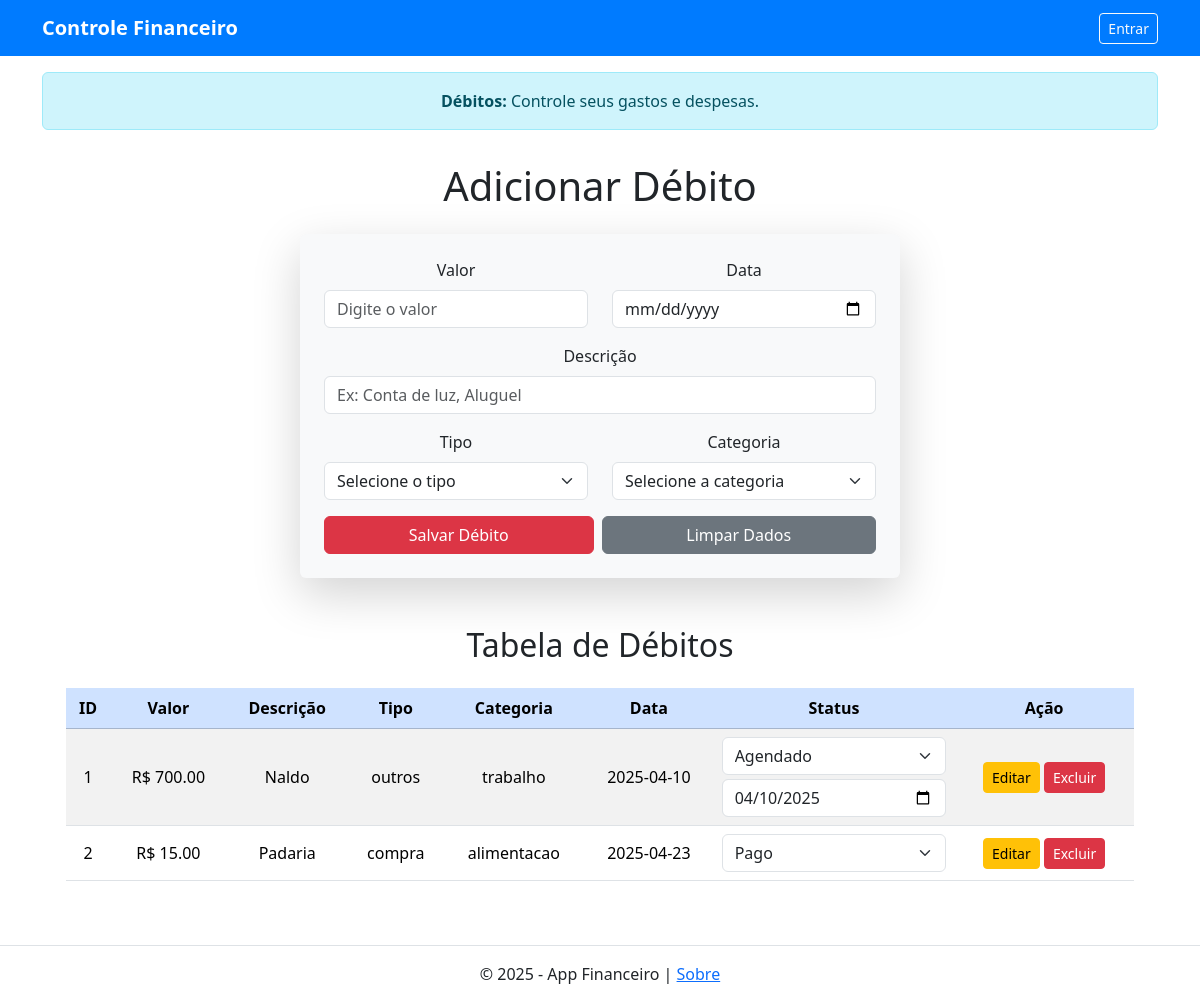
Before: /debito with the older database file.
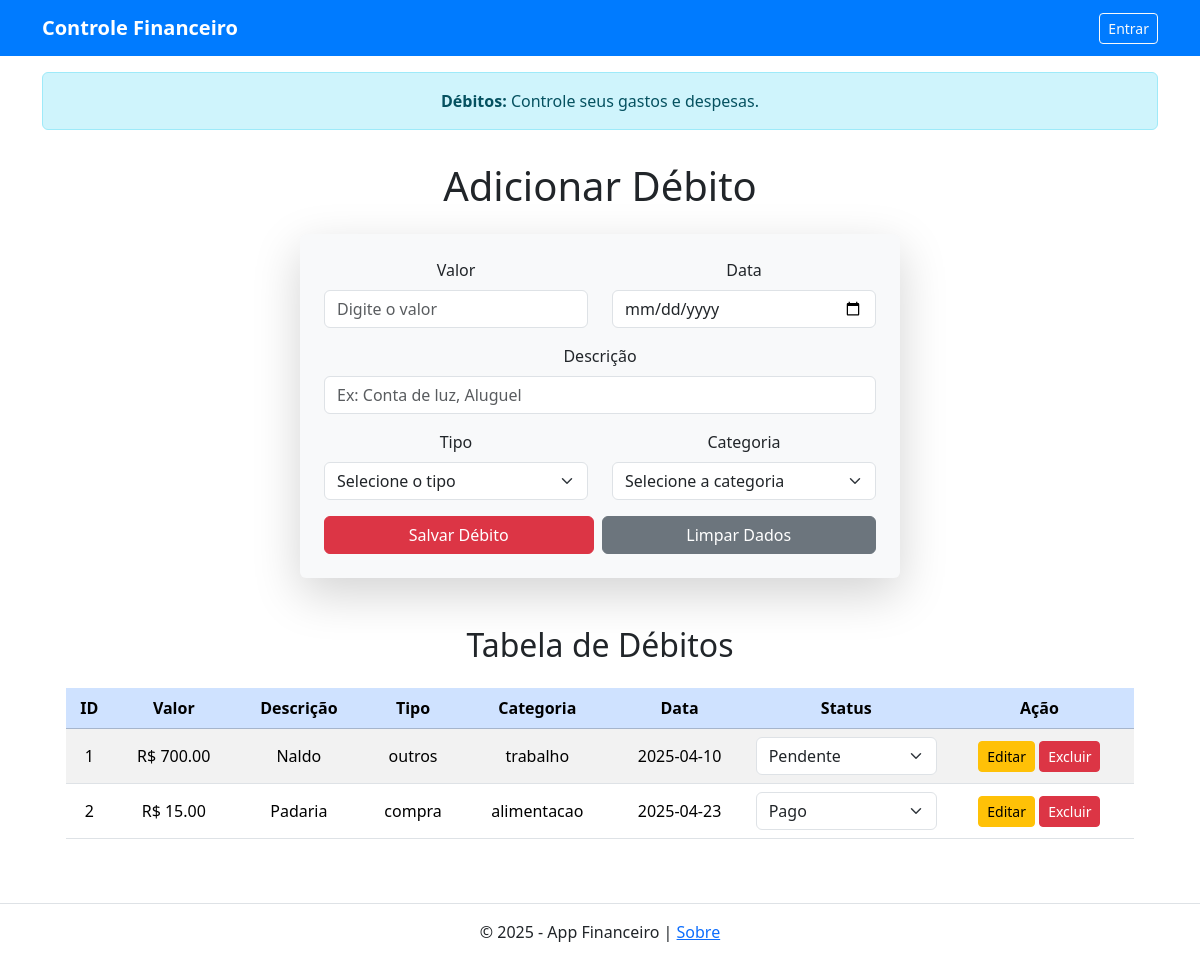
After: the same page with the newer database file.
### tables this page shows
CREATE TABLE debitos (
            id INTEGER PRIMARY KEY AUTOINCREMENT,
            valor REAL NOT NULL,
            descricao TEXT NOT NULL,
            tipo TEXT NOT NULL,
            categoria TEXT NOT NULL,
            data TEXT NOT NULL,
            status TEXT NOT NULL DEFAULT 'pendente',
            data_agendada TEXT
        );

### app.py (the view, shortened to what this page needs)
@app.route("/debito", methods=["GET", "POST"])
def debito():
    debitos = executar_consulta("SELECT * FROM debitos", fetchall=True)
    return render_template("debito.html", debitos=debitos)

### utils.py (called while the page is built)
def executar_consulta(query, parametros=(), fetchone=False, fetchall=False, commit=False):
    conexao = sqlite3.connect('financeiro.db')
    cursor = conexao.cursor()
    cursor.execute(query, parametros)
    resultado = None
    if fetchone:
        resultado = cursor.fetchone()
    elif fetchall:
        resultado = cursor.fetchall()
    if commit:
        conexao.commit()
    conexao.close()
    return resultado

### templates/debito.html (shortened to what this page needs)
{% extends 'base.html' %}
{% block alert %}
    <div class="container mt-3">
        <div class="alert alert-info text-center" role="alert">
            <strong>Débitos:</strong> Controle seus gastos e despesas.
        </div>
    </div>
{% endblock %}
{% block content %}
    <div class="container mt-3">
        <h1 class="mb-4 text-center">Adicionar Débito</h1>
        <form method="POST" class="p-4 rounded shadow-lg bg-light mx-auto" id="debitoForm">
            <div class="row">
                <div class="col-md-6 mb-3">
                    <label for="valor" class="form-label">Valor</label>
                    <input type="number" class="form-control" id="valor" name="valor" placeholder="Digite o valor" required>
                </div>
                <div class="col-md-6 mb-3">
                    <label for="data" class="form-label">Data</label>
                    <input type="date" class="form-control" id="data" name="data" required>
                </div>
            </div>
            <div class="mb-3">
                <label for="descricao" class="form-label">Descrição</label>
                <input type="text" class="form-control" id="descricao" name="descricao" placeholder="Ex: Conta de luz, Aluguel" required>
            </div>
            <div class="row">
                <div class="col-md-6 mb-3">
                    <label for="tipo" class="form-label">Tipo</label>
                    <select class="form-select" id="tipo" name="tipo" required>
                        <option value="" selected disabled>Selecione o tipo</option>
                    </select>
                </div>
                <div class="col-md-6 mb-3">
                    <label for="categoria" class="form-label">Categoria</label>
                    <select class="form-select" id="categoria" name="categoria" required>
                        <option value="" selected disabled>Selecione a categoria</option>
                    </select>
                </div>
            </div>
            <div class="d-flex gap-2">
                <button type="submit" class="btn btn-danger flex-grow-1">Salvar Débito</button>
                <button type="reset" class="btn btn-secondary flex-grow-1">Limpar Dados</button>
            </div>
        </form>
        <div class="container mt-5">
            <h2 class="text-center mb-4">Tabela de Débitos</h2>
            <table class="table table-striped tabel-bordered text-center align-middle">
                <thead class="table-primary">
                <tr>
                    <th>ID</th>
                    <th>Valor</th>
                    <th>Descrição</th>
                    <th>Tipo</th>
                    <th>Categoria</th>
                    <th>Data</th>
                    <th>Status</th>
                    <th>Ação</th>
                </tr>
                </thead>
                <tbody>
                    {% for debito in debitos %}
                    <tr>
                        <td>{{ debito[0] }}</td>
                        <td>R$ {{ "%.2f"|format(debito[1]) }}</td>
                        <td>{{ debito[2] }}</td>
                        <td>{{ debito[3] }}</td>
                        <td>{{ debito[4] }}</td>
                        <td>{{ debito[5] }}</td>
                        <td>
                            <form method="POST" action="{{ url_for('atualizar_status_debito', id=debito[0]) }}">
                                <select name="status" class="form-select" onchange="this.form.submit()">
                                    <option value="Pendente" {% if debito[6] == 'Pendente' %}selected{% endif %}>Pendente</option>
                                    <option value="Pago" {% if debito[6] == 'Pago' %}selected{% endif %}>Pago</option>
                                    <option value="Agendado" {% if debito[6] == 'Agendado' %}selected{% endif %}>Agendado</option>
                                </select>
                                {% if debito[6] == 'Agendado' %}
                                <input type="date" id="dataAgendada{{ id }}" name="data_agendada" class="form-control mt-1" value="{{ debito[7] }}" onchange="this.form.submit()">
                                {% endif %}
                            </form>
                        </td>
                        <td>
                            <a href="{{ url_for('editar_debito', id=debito[0]) }}" class="btn btn-warning btn-sm">Editar</a>
                            <button class="btn btn-danger btn-sm" data-bs-toggle="modal" data-bs-target="#confirmarExclusao{{ debito[0] }}">
                                Excluir
                            </button>
                        </td>
                    </tr>
                    {% endfor %}
                </tbody>
            </table>
        </div>
    </div>
{% endblock %}

### templates/base.html (shortened to what this page needs)
<!DOCTYPE html>
<html lang="pt-br">
<head>
    <link href="https://cdn.jsdelivr.net/npm/bootstrap@5.3.3/dist/css/bootstrap.min.css"
          rel="stylesheet"
>
    <link href="https://cdn.jsdelivr.net/npm/bootstrap-icons@1.10.5/font/bootstrap-icons.css" rel="stylesheet">
    <link rel="stylesheet" href="{{ url_for('static', filename='css/style.css') }}">
</head>
<body class="d-flex flex-column min-vh-100">
    {% include 'includes/navbar.html' %}
    {% block alert %}{% endblock %}
    <main class="container flex-grow-1">
        <div class="text-center">
            {% block content %}{% endblock %}
        </div>
    </main>
    {% include 'includes/footer.html' %}
</body>
</html>

### templates/includes/navbar.html (shortened to what this page needs)
<nav class="navbar navbar-expand-lg" style="background-color: #007BFF;">
    <div class="container">
        <a class="navbar-brand text-white fw-bold" href="{{ url_for('home') }}">Controle Financeiro</a>
        <div class="collapse navbar-collapse" id="navbarNav">
    {% if session.get('usuario') %}
        <ul class="navbar-nav mx-auto mb-2 mb-lg-0">
            {% if session['is_admin'] %}
                <li class="nav-item">
                    <a class="nav-link text-white" href="{{ url_for('admin_dashboard') }}">Dashboard</a>
                </li>
                <li class="nav-item">
                    <a class="nav-link text-white" href="{{ url_for('about') }}">Sobre</a>
                </li>
            {% else %}
                <li class="nav-item">
                    <a class="nav-link text-white" href="{{ url_for('home') }}">Home</a>
                </li>
                <li class="nav-item">
                    <a class="nav-link text-white" href="{{ url_for('credito') }}">Crédito</a>
                </li>
                <li class="nav-item">
                    <a class="nav-link text-white" href="{{ url_for('debito') }}">Débito</a>
                </li>
                <li class="nav-item">
                    <a class="nav-link text-white" href="{{ url_for('perfil') }}">Perfil</a>
                </li>
                <li class="nav-item">
                    <a class="nav-link text-white" href="{{ url_for('about') }}">Sobre</a>
                </li>
            {% endif %}
        </ul>
        <div class="d-flex ms-auto">
            <span class="text-white me-3">Olá, {{ session['usuario']['username'] }}</span>
            <a class="btn btn-outline-light btn-sm" href="{{ url_for('logout') }}">Sair</a>
        </div>
    {% else %}
        <div class="ms-auto">
            <a class="btn btn-outline-light btn-sm" href="{{ url_for('login') }}">Entrar</a>
        </div>
    {% endif %}
</div>
    </div>
</nav>

### templates/includes/footer.html
<footer class="text-center mt-5 py-3 border-top">
    <p class="mb-0">
        &copy; 2025 - App Financeiro | <a href="{{ url_for('about') }}">Sobre</a>
    </p>
</footer>

### static/css/style.css (style rules this page uses)
#creditoForm, #debitoForm, #editarCreditoForm, #editarDebitoForm { max-width: 600px; }

Changed rows visible on the page:
changed debitos "Naldo": status "Agendado" → "Pendente"; data_agendada "04/10/2025" → (not shown)
